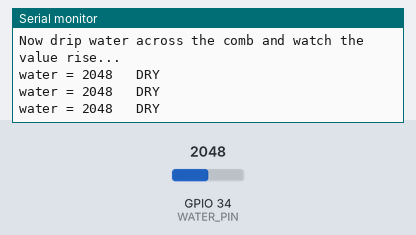
Bench run of a sketch on a simulated ESP32. Parts: the last lines printed to the serial monitor. Inputs (shaded band) come from the test bench; at power-on: GPIO 34 (WATER_PIN) = 2048 (analog values on the 0–4095 scale).

Above: at 1.8 s.
1.9 s: GPIO 34 (WATER_PIN) set to 2132
At 2.5 s:
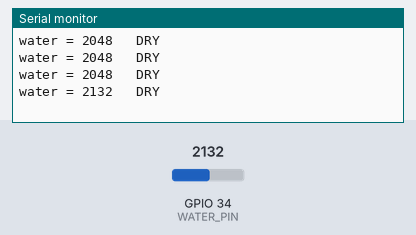
3.4 s: GPIO 34 (WATER_PIN) set to 2241
At 4.0 s:
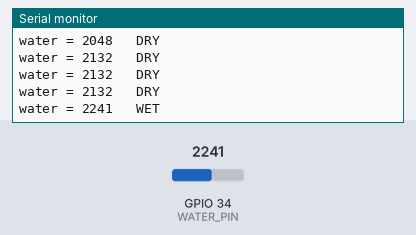
7.6 s: GPIO 34 (WATER_PIN) set to 108
At 8.0 s:
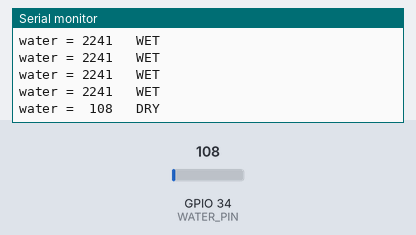
9.1 s: GPIO 34 (WATER_PIN) set to 88
At 9.5 s:
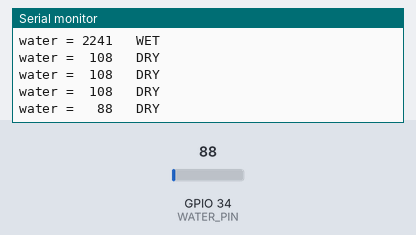

Measured:
- the behaviour switches between 2197 and 2198 on GPIO 34 (WATER_PIN) (found by bisection; images 1 and 2)
- the behaviour switches between 100 and 99 on GPIO 34 (WATER_PIN) (found by bisection; images 3 and 4)
- after the input at 1.9 s, the serial monitor: prints a new line after 0.21 s (image 1)
- after the input at 3.4 s, the serial monitor: prints a new line after 0.21 s (image 2)
- after the input at 7.6 s, the serial monitor: prints a new line at once (image 3)
- after the input at 9.1 s, the serial monitor: prints a new line at once (image 4)

The sketch:

water_sensor_test.ino
```cpp
/*
 * water_sensor_test.ino — analog water / rain sensor on the ESP32
 * ---------------------------------------------------------------
 * NOT part of the main project. Reads the sensor's analog output and
 * prints a raw value (0..4095) + a DRY / DAMP / WET state.
 *
 * Wiring (3 pins: S, +, -):
 *   S  (signal) -> ESP32 P34   (analog-in, input-only pin)
 *   +  (VCC)    -> 3V3         (3.3V on purpose, so S stays within the ADC range)
 *   -  (GND)    -> GND
 *
 * Powered at 3V3 means the analog output never exceeds ~3.3V -> safe for the
 * ESP32 ADC, no divider needed.
 *
 * How to read it: DRY comb ~ a low number. Drip water across the comb and the
 * number jumps up. Watch the Serial values to pick your own threshold later.
 */

const int WATER_PIN = 34;      // S -> P34
int dryBaseline = 0;

void setup() {
  Serial.begin(115200);
  delay(400);
  Serial.println();
  Serial.println(F("=== Water sensor test ==="));

  analogReadResolution(12);    // ESP32 ADC = 0..4095

  // Measure the dry baseline at startup (keep the comb dry for this).
  long sum = 0;
  for (int i = 0; i < 20; i++) { sum += analogRead(WATER_PIN); delay(10); }
  dryBaseline = sum / 20;
  Serial.print(F("Dry baseline: "));
  Serial.println(dryBaseline);
  Serial.println(F("Now drip water across the comb and watch the value rise..."));
  Serial.println();
}

void loop() {
  int raw = analogRead(WATER_PIN);

  const char* state;
  if      (raw < dryBaseline + 150) state = "DRY";
  else if (raw < 1800)              state = "DAMP";
  else                              state = "WET";

  Serial.printf("water = %4d   %s\n", raw, state);
  delay(500);
}
```
